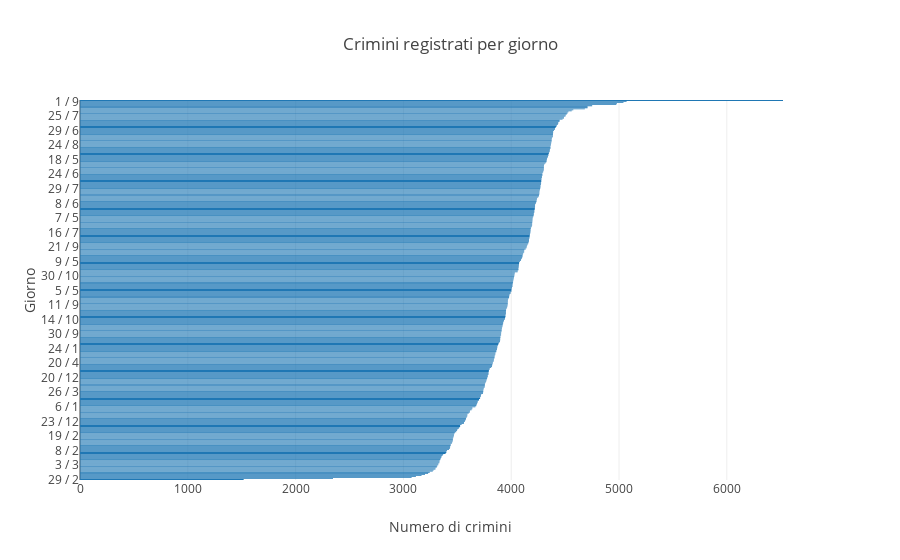

The notebook cell this image was saved under:
### Code cell
giorni = list(days_with_counter.keys())
cont_giorni = list(days_with_counter.values())


data = [go.Bar(
            y=giorni,
            x=cont_giorni,
            orientation = 'h'
)]

layout = {
    'title':'Crimini registrati per giorno',
    'yaxis':{
        'title':'Giorno',
        'categoryorder':'array',
        'categoryarray':[x for _, x in sorted(zip(cont_giorni, giorni))]
    },
    'xaxis':{
        'title':'Numero di crimini'
    }
}

fig = go.Figure(data=data, layout=layout)

py.iplot(fig)

### Figure 1 — Plotly figure (JSON) as saved in the notebook; plotly's stock layout.template omitted (floating-point values rounded to 4 significant figures; data arrays with more than 128 entries replaced by an {"elided": "..."} marker saying what was removed)
{"data": [{"orientation": "h", "type": "bar", "uid": "c75e56f6-fc6d-11e8-b1bb-ec8eb541bed5", "x": {"elided": "366 int values"}, "y": {"elided": "366 str values"}}], "layout": {"title": "Crimini registrati per giorno", "xaxis": {"title": "Numero di crimini"}, "yaxis": {"categoryarray": {"elided": "366 str values"}, "categoryorder": "array", "title": "Giorno"}}}
